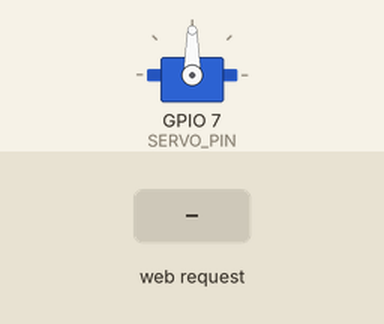
Bench run of a sketch on a simulated ESP32-S3. Parts: servo. The test bench sets the inputs (shaded band). WiFi joins after 1.5 s; servers stay silent unless stated; what the sketch prints to the serial monitor is not drawn.

Above: at 2.7 s.
2.8 s: HTTP request GET /servo?angle=1 received
At 3.7 s:
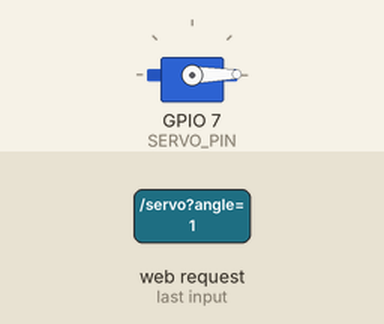
4.3 s: HTTP request GET /servo?angle=120 received
At 4.8 s:
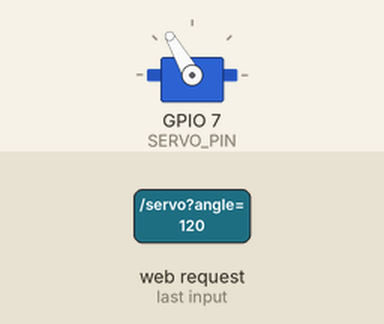
Timing chart, 0 to 7.3 s (numbered marks = the images above; inputs shaded):
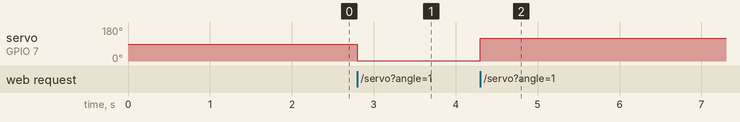

Measured:
- after the input at 2.8 s, servo on GPIO 7 (SERVO_PIN): 90° → 1° at once
- after the input at 4.3 s, servo on GPIO 7 (SERVO_PIN): 1° → 120° at once

The sketch:

ESP32S3_mini_servo_motor.ino
```cpp
#include <WiFi.h>
#include <WebServer.h>
#include <ESP32Servo.h>

// =========================
// Wi-Fi
// =========================
const char* ssid = "GalaxyS25A";
const char* password = "12345678";

// =========================
// Servo
// =========================
Servo myServo;
const int SERVO_PIN = 7;

// =========================
// Web Server
// =========================
WebServer server(80);

// Current servo angle
int servoAngle = 90;

// =========================
// Web Page
// =========================
void handleRoot() {

  String html = R"rawliteral(
<!DOCTYPE html>
<html>
<head>
  <meta name="viewport" content="width=device-width, initial-scale=1">

  <title>ESP32 Servo Control</title>

  <style>
    body {
      font-family: Arial;
      text-align: center;
      background: #111;
      color: white;
      margin-top: 50px;
    }

    h1 {
      font-size: 32px;
    }

    .angle {
      font-size: 28px;
      margin: 25px;
    }

    button {
      width: 180px;
      height: 60px;
      margin: 10px;
      font-size: 22px;
      border: none;
      border-radius: 15px;
      cursor: pointer;
    }

    .left {
      background: #3498db;
      color: white;
    }

    .center {
      background: #2ecc71;
      color: white;
    }

    .right {
      background: #e74c3c;
      color: white;
    }
  </style>
</head>

<body>

  <h1>ESP32-S3 Servo Control</h1>

  <div class="angle">
    Servo Angle: <span id="angle">90</span>&deg;
  </div>

  <button class="left" onclick="moveServo(0)">
    0°
  </button>

  <button class="center" onclick="moveServo(90)">
    90°
  </button>

  <button class="right" onclick="moveServo(180)">
    180°
  </button>

  <script>

    function moveServo(angle) {

      fetch("/servo?angle=" + angle)
        .then(response => response.text())
        .then(data => {

          document.getElementById("angle").innerHTML = angle;

        });

    }

  </script>

</body>
</html>
)rawliteral";

  server.send(200, "text/html", html);
}

// =========================
// Servo Control
// =========================
void handleServo() {

  if (server.hasArg("angle")) {

    int angle = server.arg("angle").toInt();

    // Keep angle within safe range
    angle = constrain(angle, 0, 180);

    servoAngle = angle;

    myServo.write(servoAngle);

    Serial.print("Servo angle: ");
    Serial.println(servoAngle);

    server.send(200, "text/plain", "Servo moved");

  } else {

    server.send(400, "text/plain", "Missing angle");

  }
}

// =========================
// Setup
// =========================
void setup() {

  Serial.begin(115200);

  // Attach servo
  myServo.setPeriodHertz(50);
  myServo.attach(SERVO_PIN, 500, 2400);

  // Start at center
  myServo.write(90);

  // Connect Wi-Fi
  WiFi.begin(ssid, password);

  Serial.print("Connecting to Wi-Fi");

  while (WiFi.status() != WL_CONNECTED) {

    delay(500);
    Serial.print(".");

  }

  Serial.println();
  Serial.println("Wi-Fi connected!");

  Serial.print("ESP32-S3 IP address: ");
  Serial.println(WiFi.localIP());

  // Web server routes
  server.on("/", handleRoot);
  server.on("/servo", handleServo);

  server.begin();

  Serial.println("Web server started!");
}

// =========================
// Loop
// =========================
void loop() {

  server.handleClient();

}
```
